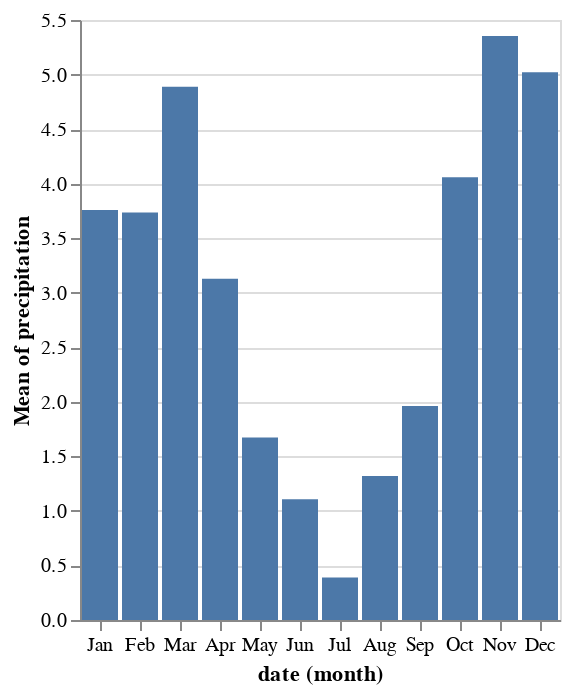

Here is the notebook cell this chart was saved with:
### Markdown cell above
## Mean precipitation per month bar chart

### Code cell
alt.Chart(weather).mark_bar().encode(
    x = 'month(date):O',
    y = 'mean(precipitation):Q'
)

### Figure 1 — Vega-Lite specification as saved in the notebook (floating-point values rounded to 4 significant figures; data arrays with more than 128 entries replaced by an {"elided": "..."} marker saying what was removed)
{"config": {"view": {"continuousWidth": 300, "continuousHeight": 300}}, "data": {"name": "data-13ba8891ffc1c036fb4d1d254fdfb737"}, "mark": {"type": "bar"}, "encoding": {"x": {"field": "date", "timeUnit": "month", "type": "ordinal"}, "y": {"aggregate": "mean", "field": "precipitation", "type": "quantitative"}}, "$schema": "https://vega.github.io/schema/vega-lite/v5.8.0.json", "datasets": {"data-13ba8891ffc1c036fb4d1d254fdfb737": {"elided": "1461 records"}}}
